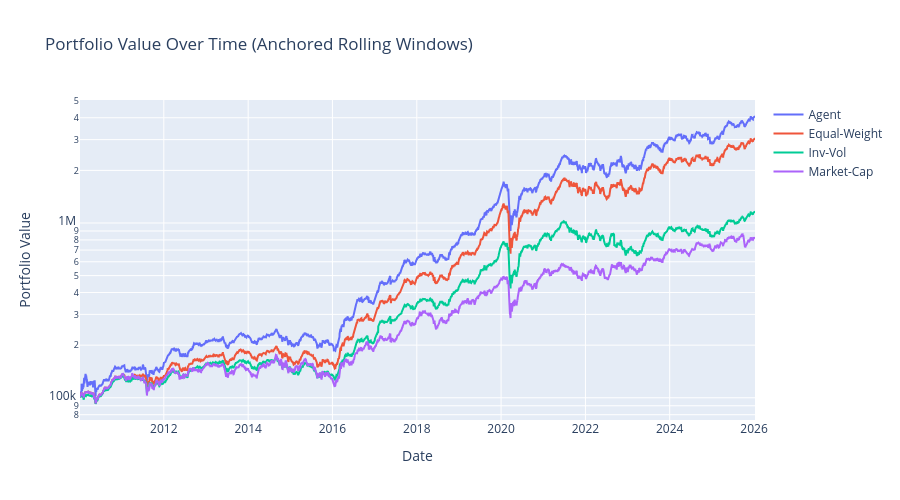

Notebook source saved alongside this figure:
### Markdown cell above
## Cumulative Value Trajectory

### Code cell
fig = go.Figure()

fig.add_trace(go.Scatter(x=wf_df['date'], y=wf_df['value_agent'], mode='lines', name='Agent', line=dict(color='#636EFA')))
fig.add_trace(go.Scatter(x=wf_df['date'], y=wf_df['value_equal_weight'], mode='lines', name='Equal-Weight', line=dict(color='#EF553B')))
fig.add_trace(go.Scatter(x=wf_df['date'], y=wf_df['value_inv_vol'], mode='lines', name='Inv-Vol', line=dict(color='#00CC96')))
fig.add_trace(go.Scatter(x=wf_df['date'], y=wf_df['value_market_cap'], mode='lines', name='Market-Cap', line=dict(color='#AB63FA')))

fig.update_layout(
    title="Portfolio Value Over Time (Anchored Rolling Windows)",
    xaxis_title="Date",
    yaxis_title="Portfolio Value",
    hovermode='x unified',
    height=500
)
fig.update_yaxes(type='log')
fig.show()

### Figure 1 — Plotly figure (JSON) as saved in the notebook; plotly's stock layout.template omitted (floating-point values rounded to 4 significant figures; data arrays with more than 128 entries replaced by an {"elided": "..."} marker saying what was removed)
{"data": [{"line": {"color": "#636EFA"}, "mode": "lines", "name": "Agent", "type": "scatter", "x": {"elided": "3965 str values"}, "y": {"elided": "3965 float values"}}, {"line": {"color": "#EF553B"}, "mode": "lines", "name": "Equal-Weight", "type": "scatter", "x": {"elided": "3965 str values"}, "y": {"elided": "3965 float values"}}, {"line": {"color": "#00CC96"}, "mode": "lines", "name": "Inv-Vol", "type": "scatter", "x": {"elided": "3965 str values"}, "y": {"elided": "3965 float values"}}, {"line": {"color": "#AB63FA"}, "mode": "lines", "name": "Market-Cap", "type": "scatter", "x": {"elided": "3965 str values"}, "y": {"elided": "3965 float values"}}], "layout": {"height": 500, "hovermode": "x unified", "title": {"text": "Portfolio Value Over Time (Anchored Rolling Windows)"}, "xaxis": {"title": {"text": "Date"}}, "yaxis": {"title": {"text": "Portfolio Value"}, "type": "log"}}}
